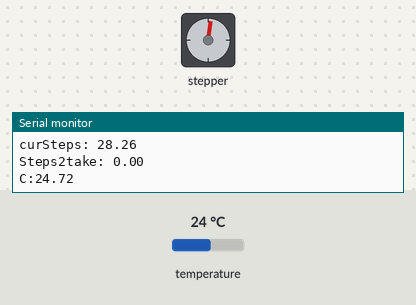
Bench run of a sketch on a simulated Arduino Uno, built with avr-gcc and run on an emulated ATmega328P. Shown: stepper motor, the last lines printed to the serial monitor. The test bench sets the inputs (shaded band); at power-on: temperature 24 °C. Stepper angles assume 1024 steps per turn.

Above: at 4.4 s.
4.5 s: temperature set to 12 °C
At 7.9 s:
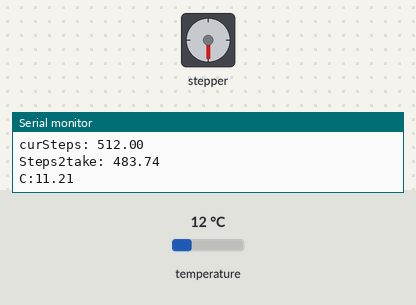
8.1 s: temperature set to 28 °C
At 13.9 s:
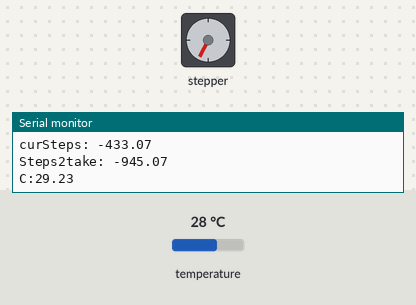
14.0 s: temperature set to 33 °C
At 17.0 s:
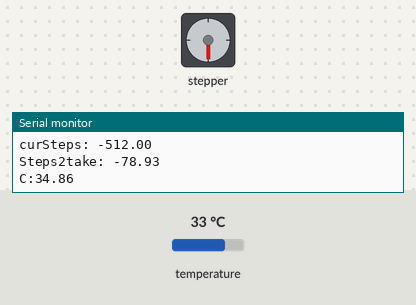
17.3 s: temperature set to 19 °C
At 18.35 s:
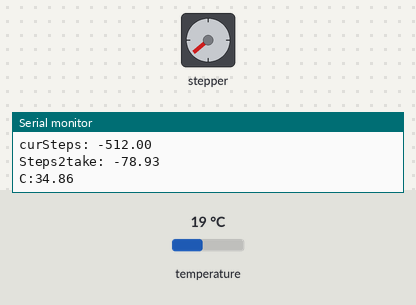
Timing chart, 0 to 23.1 s (numbered marks = the images above; inputs shaded):
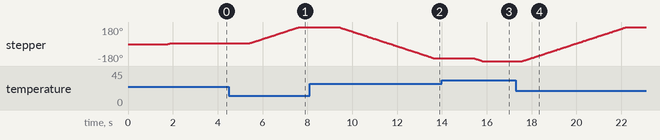

The sketch:

AdjustableTempV2.ino
```cpp
#include <Stepper.h>
#include <OneWire.h>
#include <DallasTemperature.h>
#define ONE_WIRE_BUS 2


const float stepsPerRevolution = 1024; //Number of steps for a half rotation with the stepper motor. Maybe it should be 32*64 / 2 = 1024
float curSteps = 0; //Current Position value.
float steps2take = 0; //# of steps to go from current position to new desired position. 0 is midpoint, -stepsPerRevolution/2 = Leftmost position, +stepsPerRevolution/2 = Rightmost.
const float Low = 20.0; //Our "minimum" temperature, any lower temperatures will be evaluated as 20.
const float High = 30.0; //Our "maximum" temperature, any higher temperatures will be evaluated as 30.
const float Mid = (Low+High)/2; //The midpoint between high and low.
const float Range = High - Low; //how many degrees between high and low temperature.
Stepper myStepper(stepsPerRevolution, 8, 10, 9, 11); //Order of pins is to avoid issues with stepper motor.

OneWire oneWire(ONE_WIRE_BUS);
DallasTemperature sensors(&oneWire);
float Celcius=0;
void setup(void)
{
  Serial.begin(9600); //begins serial, so we can use the Serial monitor. 9600 is baudrate
  sensors.begin();
  myStepper.setSpeed(13);
  Serial.begin(9600);
}

void loop() {
  delay(1000);
  sensors.requestTemperatures();
  Celcius = sensors.getTempCByIndex(0); //Variable to hold temperature value.
  Celcius = Celcius * 1.1263 - 2.3072; //Measured data is manipulated to reflect reality better, per our calibration. R^2 value for linear fit is 0,9878 with 5 data points

  float steps2take = (stepsPerRevolution) * (Mid-Celcius)/Range -curSteps;


  if (Celcius>High and curSteps > -(stepsPerRevolution/2)) {  //if temperature is higher than 'High' value and position is not leftmost yet, go to leftmost position.
      steps2take = -stepsPerRevolution/2 - curSteps;
      myStepper.step(steps2take);
      curSteps+=steps2take;
  } else if (Celcius<20 and (curSteps < stepsPerRevolution/2)) {
      steps2take = stepsPerRevolution/2 - curSteps;
      myStepper.step(steps2take);
      curSteps+=steps2take;
  } else if (Celcius > Low and Celcius < High) {
      myStepper.step(steps2take);
      curSteps+=steps2take;
  }
  //Print status for the computed loop.
  Serial.print("curSteps: ");
  Serial.println(curSteps);
  Serial.print("Steps2take: ");
  Serial.println(steps2take);
  Serial.print("C:");
  Serial.println(Celcius);

}
```

Measured:
- after the input at 4.5 s, stepper: turns 170° clockwise in 2.2 s, starting after 0.94 s
- after the input at 8.1 s, stepper: keeps turning counter-clockwise at about 78°/s, starting after 1.3 s
- after the input at 14.0 s, stepper: turns 27° counter-clockwise in 0.33 s, starting after 1.5 s
- after the input at 17.3 s, stepper: turns 360° clockwise in 4.6 s, starting after 0.28 s
